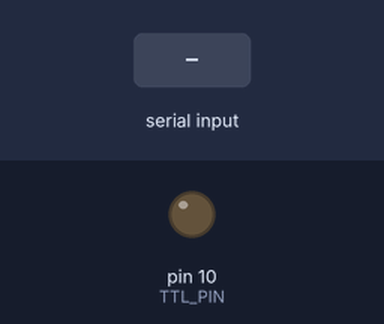
A sketch run on a simulated Arduino Uno, built with avr-gcc and run on an emulated ATmega328P. Shown: output pins drawn as LEDs (lit = HIGH). Inputs (shaded band) come from the test bench. What the sketch prints to the serial monitor is not drawn.

Above: at 1.2 s.
1.3 s: "~" received over Serial
2.9 s: "!" received over Serial
Timing chart, 0 to 5.9 s (numbered marks = the images above; inputs shaded):
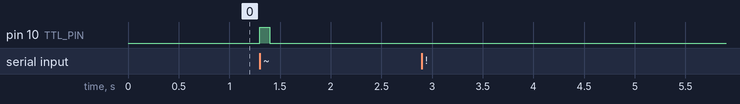

The sketch:

client.ino
```cpp
// AUTHOR: Albert Qu, 03/14/2019
#define AUDIO_PIN  11
#define TTL_PIN 10
#define TONE_DURATION 1000 // tone duration in ms
#define LED_DURATION 100 // LED duration in ms
String inString = "";
int start;
int lag;
void setup()
{
  Serial.begin(38400);  // initialize serial communications at 9600 bps
  pinMode(TTL_PIN, OUTPUT);
  digitalWrite(TTL_PIN, LOW);
}
// Cite: [Arduino - StringToIntExample](https://www.arduino.cc/en/Tutorial.StringToIntExample)
void loop()
{
  if (Serial.available()>0) {
    // Available
    int inChar = Serial.read(); // convert the incoming byte to a char and add it to the string:
    if (inChar == '~') {
      // Reward Effected
      digitalWrite(TTL_PIN, HIGH);
      Serial.println(1);
      delay(LED_DURATION);
      digitalWrite(TTL_PIN, LOW);
    }
    else if (isDigit(inChar)) {
      // Frequency input!
      /*if (inString == "") { Uncomment to measure System Lag
        start = micros();
      }*/
      inString += (char)inChar;
    }

    else if (inChar == '!') {
      // Use '!' as delimiter, frequency input ended
      tone(AUDIO_PIN, inString.toInt(), TONE_DURATION);
      /* Uncomment to measure system lag
      lag = (int) (micros()-start);
      Serial.println(lag);
      //delay(1000); //No Delay In Process Wanted*/
      // clear the string for new input:
      inString = "";
    }
  }
}
```

Measured:
- after the input at 1.3 s, pin 10 (TTL_PIN): LOW → HIGH at once, → LOW 0.10 s later
